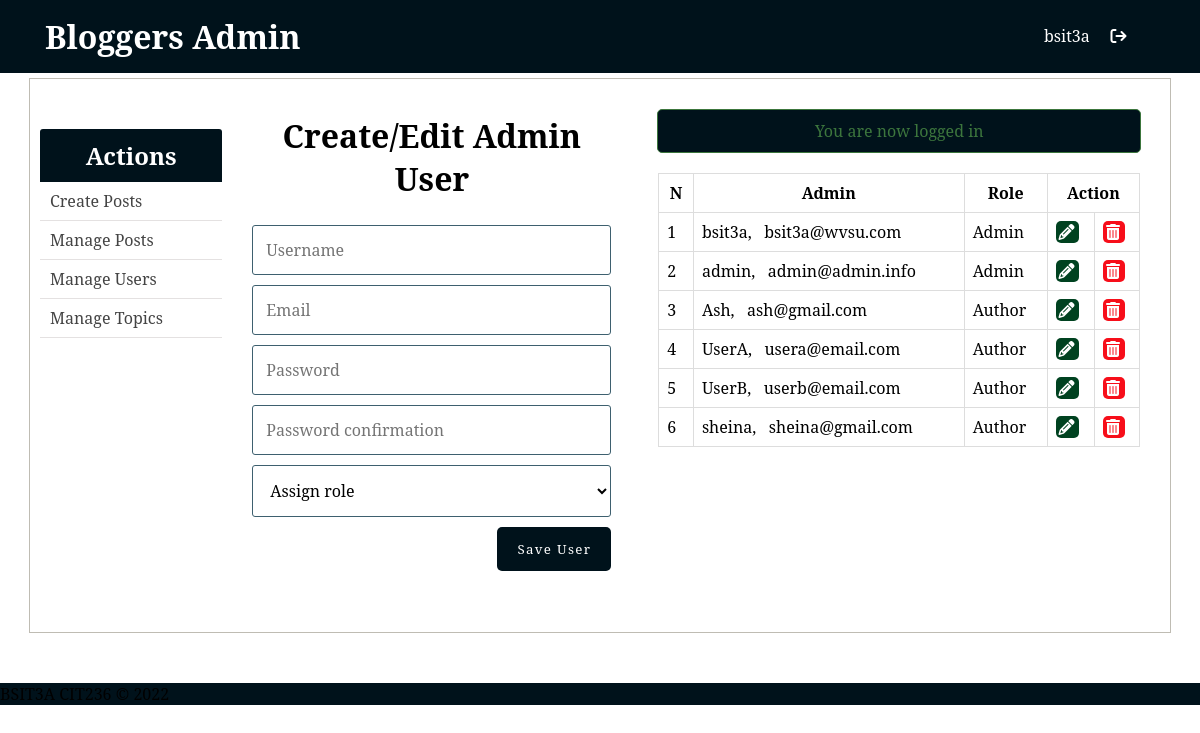
The page /blog/admin/users.php (signed in) on the database its author committed.
### tables this page shows
CREATE TABLE `users` (
  `id` int(11) NOT NULL,
  `username` varchar(255) NOT NULL,
  `email` varchar(255) NOT NULL,
  `role` enum('Author','Admin') DEFAULT 'Author',
  `password` varchar(255) NOT NULL,
  `created_at` timestamp NULL DEFAULT current_timestamp(),
  `updated_at` timestamp NULL DEFAULT NULL
);

### blog/admin/includes/admin_functions.php (called while the page is built, shortened)
<?php
$isEditingUser = false;
$username = "";
$email = "";
function getAdminUsers(){
	global $conn, $roles;
	$sql = "SELECT * FROM users WHERE role IS NOT NULL";
	$result = mysqli_query($conn, $sql);
	$users = mysqli_fetch_all($result, MYSQLI_ASSOC);
	return $users;
}
?>

### blog/admin/users.php (the view, shortened to what this page needs)
<?php  include('../config.php'); ?>
<?php  include(ROOT_PATH . '/admin/includes/admin_functions.php'); ?>
<?php
	$admins = getAdminUsers();
?>
<?php include(ROOT_PATH . '/admin/includes/head_section.php'); ?>
</head>
<body>
	<?php include(ROOT_PATH . '/admin/includes/navbar.php') ?>
	<div class="container content">
		<?php include(ROOT_PATH . '/admin/includes/menu.php') ?>
		<div class="action">
			<h1 class="page-title">Create/Edit Admin User</h1>
			<form method="post" action="<?php echo BASE_URL . 'admin/users.php'; ?>" >
				<input type="text" name="username" value="<?php echo $username; ?>" placeholder="Username">
				<input type="email" name="email" value="<?php echo $email ?>" placeholder="Email">
				<input type="password" name="password" placeholder="Password">
				<input type="password" name="passwordConfirmation" placeholder="Password confirmation">
				<select name="role">
					<option value="" selected disabled>Assign role</option>
				</select>
				<?php if ($isEditingUser === true): ?>
					<button type="submit" class="btn" name="update_admin">UPDATE</button>
				<?php else: ?>
					<button type="submit" class="btn" name="create_admin">Save User</button>
				<?php endif ?>
			</form>
		</div>
		<div class="table-div">
			<?php include(ROOT_PATH . '/includes/messages.php') ?>
			<?php if (empty($admins)): ?>
				<h1>No admins in the database.</h1>
			<?php else: ?>
				<table class="table">
					<thead>
						<th>N</th>
						<th>Admin</th>
						<th>Role</th>
						<th colspan="2">Action</th>
					</thead>
					<tbody>
					<?php foreach ($admins as $key => $admin): ?>
						<tr>
							<td><?php echo $key + 1; ?></td>
							<td>
								<?php echo $admin['username']; ?>, &nbsp;
								<?php echo $admin['email']; ?>
							</td>
							<td><?php echo $admin['role']; ?></td>
							<td>
								<a class="fa fa-pencil btn edit"
									href="users.php?edit-admin=<?php echo $admin['id'] ?>">
								</a>
							</td>
							<td>
								<a class="fa fa-trash btn delete"
								    href="users.php?delete-admin=<?php echo $admin['id'] ?>">
								</a>
							</td>
						</tr>
					<?php endforeach ?>
					</tbody>
				</table>
			<?php endif ?>
		</div>
	</div>
	<?php include( ROOT_PATH . '/includes/footer.php') ?>
</body>
</html>

### blog/static/css/admin_styles.css (style rules this page uses)
* { margin: 0px; padding: 0px; font-family: "Noto Serif", serif; }
:root { --primary-color: #00121b; }
a { text-decoration: none; }
h1, h2, h3, h4, h5, h6 { font-family: "Noto Serif", serif; }
form { width: 60%; margin: 5px auto; padding-bottom: 50px; }
form input[type="file"], input[type="email"], input[type="password"], input[type="text"], form select, form textarea { width: 100%; display: block; padding: 13px 13px; font-size: 1em; margin: 5px auto 10px; border-radius: 3px; box-sizing: border-box; background: transparent; border: 1px solid #3e606f; }
form button { float: right; margin-left: 24%; }
table { border-collapse: collapse; width: 70%; margin: 20px auto; }
th, td { padding: 8px; text-align: left; border: 1px solid #ddd; }
th { text-align: center; }
.btn { color: white; background: var(--primary-color); text-align: center; border: none; border-radius: 5px; display: block; letter-spacing: 0.1em; padding: 13px 20px; text-decoration: none; }
.container { width: 95%; margin: 5px auto 50px; border: 1px solid #bfbcb3; padding: 10px 0px 50px; }
.container:after { content: ""; display: block; clear: both; }
.container.content .action { width: 35%; float: left; text-align: center; }
.container.content .action form { width: 90%; }
.container.content .action .page-title { margin: 25px; }
.table-div { float: left; width: 47%; }
.table-div table { width: 90%; }
.table-div a.fa { color: white; padding: 3px; }
.table-div .edit { background: #004220; }
.table-div .delete { background: #f70e1a; }

### rows shown on the page
users: username "bsit3a", email "bsit3a@wvsu.com", role "Admin"
users: username "admin", email "admin@admin.info", role "Admin"
users: username "Ash", email "ash@gmail.com", role "Author"
users: username "UserA", email "usera@email.com", role "Author"
users: username "UserB", email "userb@email.com", role "Author"
users: username "sheina", email "sheina@gmail.com", role "Author"

### other values the page prints
$_SESSION['user']['username'] "bsit3a"
$_SESSION['message'] "You are now logged in"
